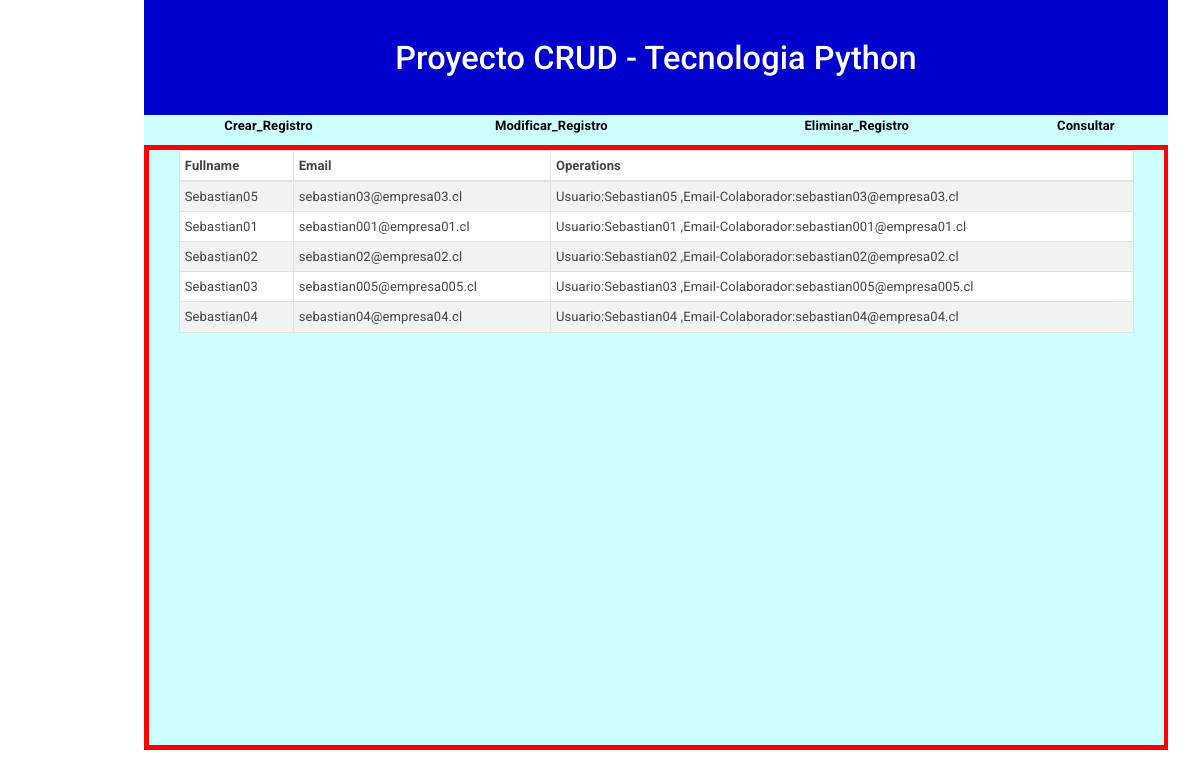
The app's page /consultar, older data.
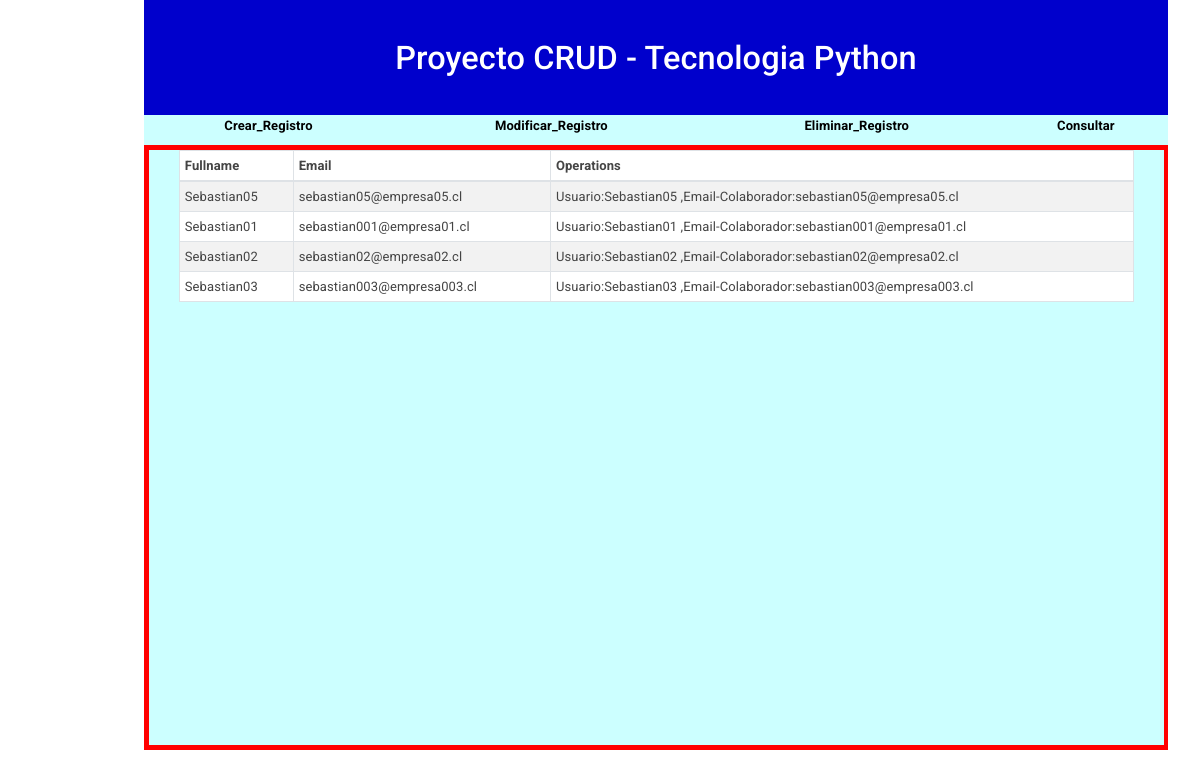
The same page, newer data.
### tables this page shows
CREATE TABLE "datosclientes" (
	"fullname"	TEXT NOT NULL UNIQUE,
	"email"	TEXT NOT NULL UNIQUE,
	PRIMARY KEY("fullname")
);

### run2.py (the view)
@app.route('/consultar')
def consultar():
    query = 'SELECT * FROM datosclientes'
    curs  = run_query(query)
    return render_template('consultar.html', contacts = curs)

### run2.py (called while the page is built)
def run_query(query='',parameters=()):
    conn = sqlite3.connect('dataweb.db')
    cursor = conn.cursor()                 # Crear un cursor
    cursor.execute(query, parameters)                  # Ejecutar una consulta
    if query.upper().startswith('SELECT'):
       data= cursor.fetchall()               # Traer los resultados de un select
    else:
        conn.commit()                          # Hacer efectiva la escritura de datos
        data = None
    return data

### Templates/consultar.html (shortened to what this page needs)
{% extends 'layout1.html' %}
{% block content %}
  <div class="container">
    <table class="table table-striped table-bordered bg-white table-sm">
      <thead>
        <tr>
          <th>Fullname</th>
          <th>Email</th>
          <th>Operations</th>
        </tr>
      </thead>
      <tbody>
        {% for contact in contacts %}
        <tr>
          <td>{{ contact[0] }}</td>
          <td>{{ contact[1] }}</td>
          <td>Usuario:{{ contact[0] }} ,Email-Colaborador:{{ contact[1] }}</td>
        </tr>
        {% endfor %}
      </tbody>
    </table>
  </div>
</div>
{% endblock %}

### Templates/layout1.html (shortened to what this page needs)
<!DOCTYPE html>
<html lang="es">
<head>
    <link rel="stylesheet" href="{{ url_for("static", filename="Hoja_estilo_scc2.css") }}">
    <link rel="stylesheet" href="https://bootswatch.com/4/materia/bootstrap.min.css">
</head>
<body>
<div id="Contenedor">
  <div id="Layer1">
  <br><br/>
  <h1 class="Estilo2" align="center">Proyecto CRUD - Tecnologia Python</h1>
    <div id="Layer3">
      <table width="100%" border="0">
        <tr >
          <td><div align="center"><a class="Estilo1" href="/crear" title="Crear_Registro"  >Crear_Registro</a></div></td>
          <td><div align="center"><a class="Estilo1" href="/modificar" title="Modificar_Registro" target="_parent">Modificar_Registro</a></div></td>
          <td><div align="center"><a class="Estilo1" href="/eliminar" title="Eliminar_Registro" target="_parent">Eliminar_Registro</a></div></td>
          <td><div align="center"><a class="Estilo1" href="/consultar" title="Consultar" target="_parent">Consultar</a></div></td>
        </tr>
      </table>
    </div>
    <div id="Layer4">
        <div class="container">
                  {% block content %}{% endblock %}
        </div>
    </div>
  </div>
  <p>&nbsp;</p>
</body>
</html>

### static/Hoja_estilo_scc2.css (style rules this page uses)
#Contenedor { left: 12%; top: 0px; height: 750px; width: 1024px; background-color: #FF0000; position: absolute; }
#Contenedor #Layer1 { position:absolute; width:1024px; height:115px; z-index:1; left: 0px; background-color: #0000CC; }
#Contenedor #Layer3 { position:absolute; width:1024px; height:30px; z-index:1; top: 115px; left: 0px; background-color:#CCFFFF;; }
#Contenedor #Layer1 #Layer4 { position:absolute; width:1015px; height:595px; z-index:2; top: 150px; left: 5px; background-color: #CCFFFF; }

### Templates/layout1.html (style rules this page uses)
.Estilo1 { color: #000000; font-weight: bold; }
.Estilo2 { color: #ffffff; }

Row changes from the older to the newer data that the page shows:
removed datosclientes: fullname "Sebastian04", email "sebastian04@empresa04.cl"
changed datosclientes "Sebastian05": email "sebastian03@empresa03.cl" → "sebastian05@empresa05.cl"
changed datosclientes "Sebastian03": email "sebastian005@empresa005.cl" → "sebastian003@empresa003.cl"
